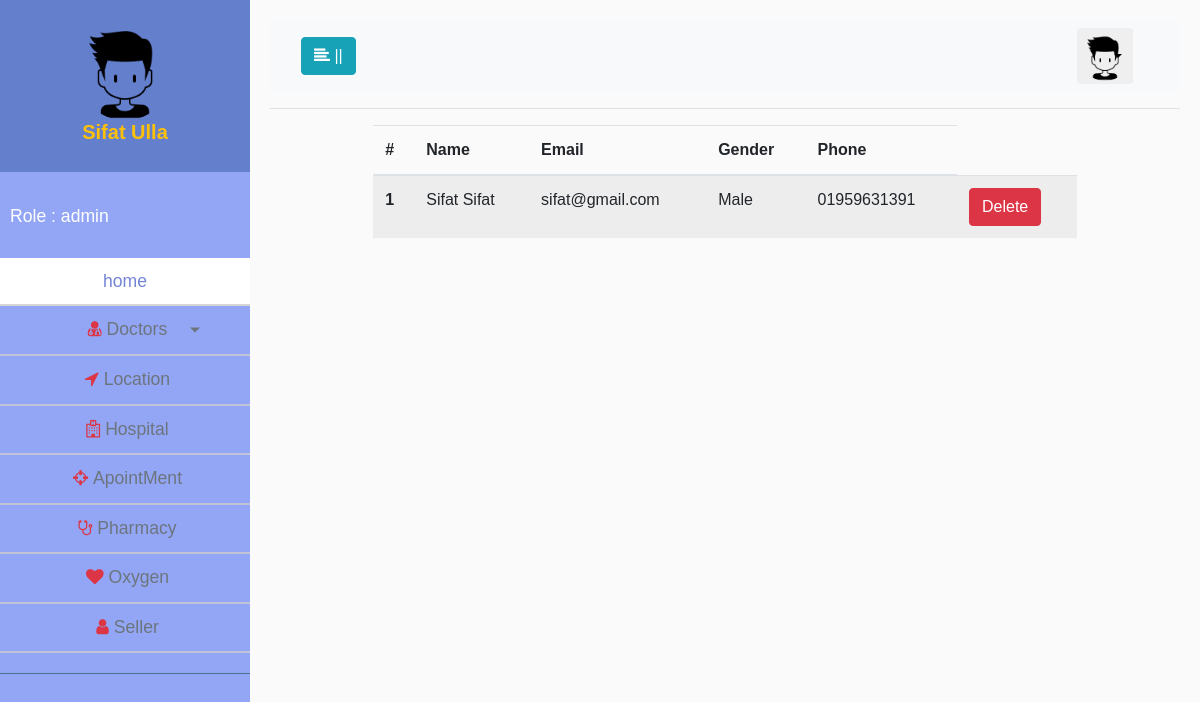
/adminpanel/seller.php (signed in), run on the app's committed database.
### tables this page shows
CREATE TABLE `sellers` (
  `seller_id` int(11) NOT NULL,
  `f_name` varchar(100) NOT NULL,
  `l_name` varchar(100) NOT NULL,
  `avadar` varchar(100) NOT NULL,
  `email` varchar(100) NOT NULL,
  `username` varchar(100) NOT NULL,
  `gender` varchar(10) NOT NULL,
  `phone` varchar(100) NOT NULL,
  `password` varchar(255) NOT NULL
);

### classes/Seller.php (called while the page is built, shortened)
<?php
 $filepath = realpath(dirname(__FILE__));
 include_once ($filepath.'/../lib/Database.php');
class Seller
{
	private $db;
	function __construct(){
		$this->db = new Database();
	}
	public function allSeller(){
		$sql ='SELECT * FROM `sellers`';
		$fetchAll = $this->db->select($sql);
		return $fetchAll;
	}
}

### lib/Database.php (called while the page is built, shortened)
<?php
Class Database{
	public $host   = DB_HOST;
	public $user   = DB_USER;
	public $pass   = DB_PASS;
	public $dbname = DB_NAME;
	public $link;
	private function connectDB(){
	$this->link = new mysqli($this->host, $this->user, $this->pass, $this->dbname);
 }
	public function select($query){
		$result = $this->link->query($query) or die($this->link->error.__LINE__);
		if($result->num_rows > 0){
			return $result;
		} else {
			return false;
		}
	}
}

### adminpanel/seller.php (the view, shortened to what this page needs)
<?php include "inc/header.php";
 ?>
		<div class="container-fluid">
			<div class="container">
				<div class="row">
					<div class="col-md-10 mx-auto">
						<table class="table table-striped">
							  <thead>
							    <tr>
							      <th scope="col">#</th>
							      <th scope="col"> Name</th>
							      <th scope="col"> Email</th>
							      <th scope="col"> Gender</th>
							      <th scope="col"> Phone</th>
							    </tr>
							  </thead>
							  <tbody>
							  	<?php
									$doc = $Seller->allSeller();
									if ($doc) {
										$i = 0;
									  	while($value = $doc->fetch_assoc()){
									  		$i++;
								?>
								    <tr>
								      <th scope="row"><?php echo $i; ?></th>
								      <td><?php echo $value['f_name'] . ' '. $value['l_name']; ?></td>
								      <td><?php echo $value['email']; ?></td>
								      <td><?php
								      	if ($value['gender'] == 'm') {
								      		echo "Male";
								      	} else {
								      		echo "Female";
								      	}
								       ?></td>
								      <td><?php echo $value['phone']; ?></td>
								      <td><a href="?deleteseller=<?php echo $value['seller_id']; ?>" class="btn btn-danger">Delete</a></td>
								    </tr>
							    <?php }} ?>
							  </tbody>
						</table>
					</div>
				</div>
			</div>
		</div>
<?php
	include "inc/footer.php";
?>

### css/style.css (style rules this page uses)
body { font-family: 'Poppins', sans-serif; background: #fafafa; }

### data on the page
sellers: f_name "Sifat", l_name "Sifat", email "sifat@gmail.com", gender "Male", phone "01959631391"

### other printed values
$_SESSION['f_name'] "Sifat"
$_SESSION['l_name'] "Ulla"
